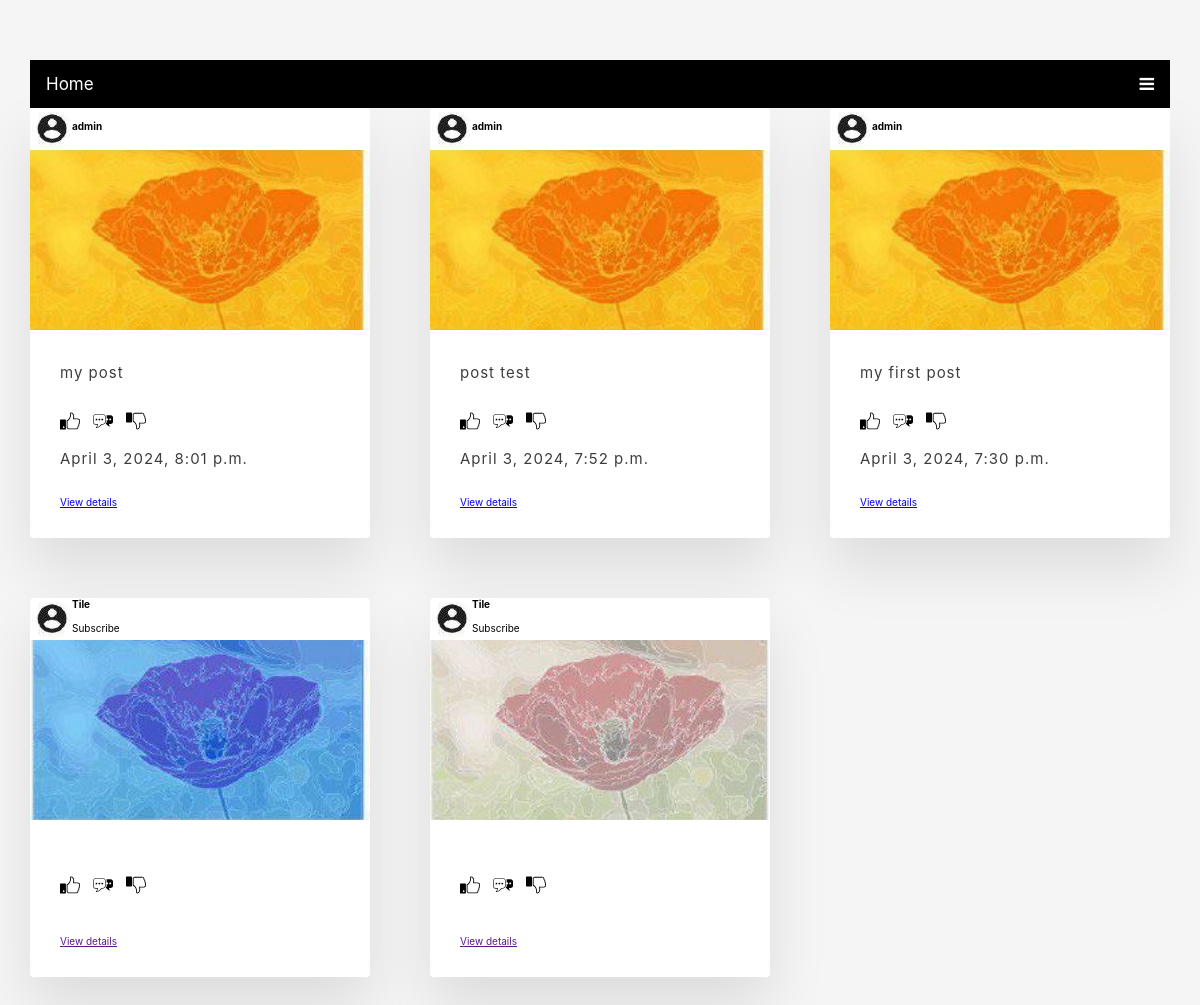
Before: / with the older database file.
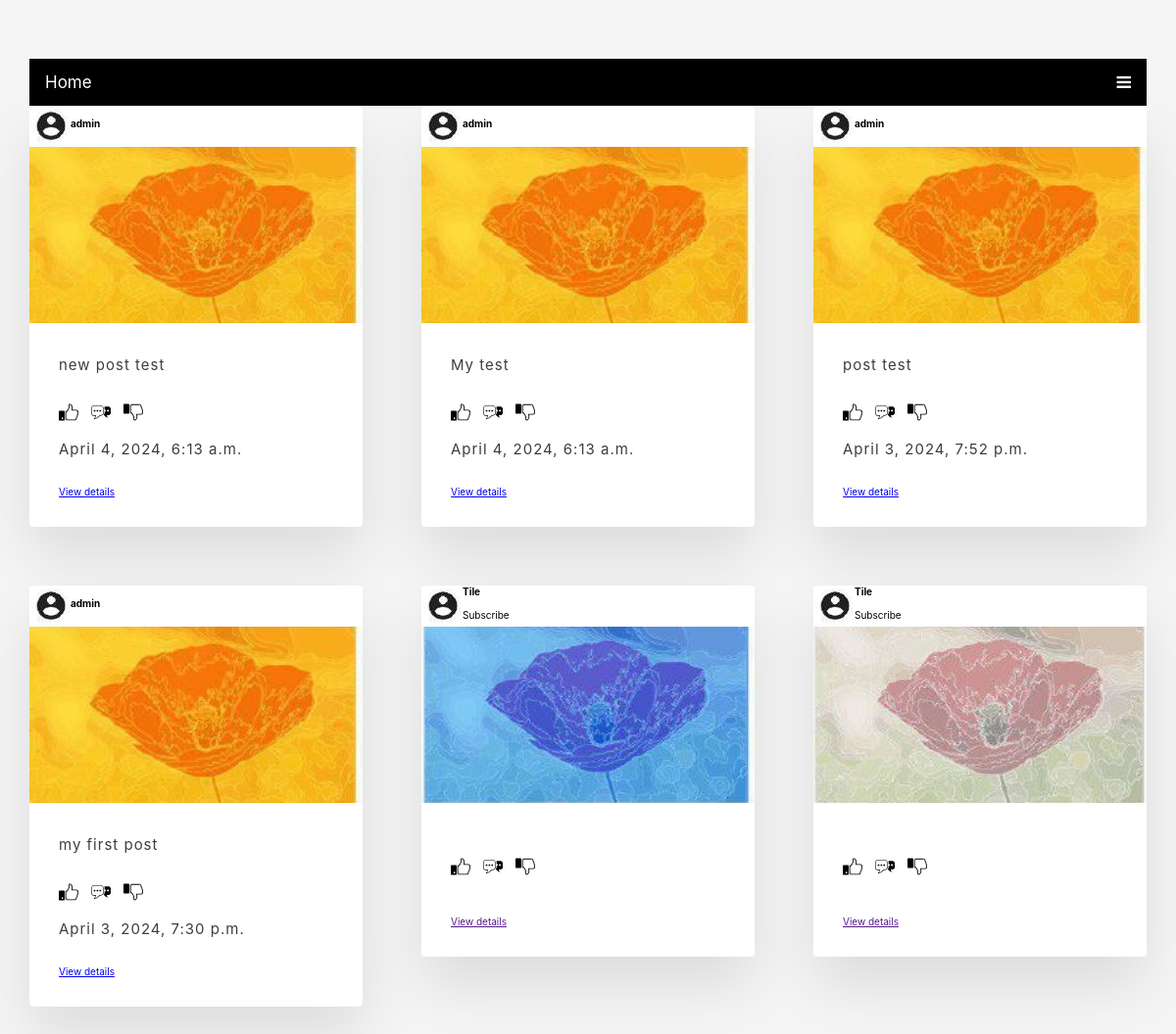
After: the same page with the newer database file.
### post/models.py (models this page shows, shortened)
class Post(models.Model):
    user = models.ForeignKey(User, on_delete=models.CASCADE, related_name="user_posts", verbose_name="نویسنده")
    content = models.TextField()
    slug = models.SlugField()
    created_time = models.DateTimeField(auto_now_add=True)
    updated_time = models.DateTimeField(auto_now=True)
    class Meta:
        ordering =['-created_time']
    def get_absolute_url(self):
        return reverse('post:post_detail', args=(self.id , self.slug))

### post/views.py (the view)
# urls.py: path('', views.HomeView.as_view(), name='home'),
class HomeView(View):
    def get(self,request, *args, **kwargs):
        posts = Post.objects.all()
        return render(request, 'home/home.html', {'posts': posts})

### templates/home/home.html (shortened to what this page needs)
<!DOCTYPE html>
{% load static %}
<html dir="ltr">
<head>
<link rel="stylesheet" href="https://cdnjs.cloudflare.com/ajax/libs/font-awesome/4.7.0/css/font-awesome.min.css">
</head>
<body>
<div class="md:container md:mx-auto">
    <div class="topnav">
        <a href="{%url 'post:home' %}" class="active">Home</a>
        <a href="javascript:void(0);" class="icon" onclick="myFunction()">
            <i class="fa fa-bars"></i>
        </a>
    </div>
    <div class="main_flex">
        <div class="grid">
            {% for post in posts %}
            <div class="grid__item">
                <div class="card">
                    <img class="card__img_profile" src="{% static "img/13.JPG" %}" alt="profile">
                    <br>
                    <p class="p=5"><strong>{{post.user.username}}</strong></p>
                    <img class="card__img" src="{% static "img/10.JPG" %}" alt="Snowy Mountains">
                    <div class="card__content">
                        <p class="card__text">{{post.content}}</p>
                        <div>
                            <button class="card__btn__like">
                                <img src="{% static "img/like.svg" %}" alt="Like" class="card__img__like">
                            </button>
                            <button class="card__btn__like">
                                <img src="{% static "img/comment.svg" %}" alt="comment" class="card__img__like">
                            </button>
                            <button class="card__btn__like">
                                <img src="{% static "img/dislike.svg" %}" alt="Dislike" class="card__img__like">
                            </button>
                        </div>
                        <br>
                        <p class="card__text">{{post.updated_time}}</p>
                        <a href="{{post.get_absolute_url}}">View details</a>
                    </div>
                </div>
            </div>
            {% endfor %}
        <div class="grid__item">
            <div class="card"> <img class="card__img_profile" src="{% static "img/13.JPG" %}" alt="profile">
                <p><strong>Tile</strong></p>
                <br>
                <p>Subscribe</p>
                <img class="card__img" src="{% static "img/11.JPG" %}" alt="Snowy Mountains">
                <div class="card__content">
                   <div>
                        <button class="card__btn__like">
                            <img src="{% static "img/like.svg" %}" alt="Like" class="card__img__like">
                        </button>
                        <button class="card__btn__like">
                            <img src="{% static "img/comment.svg" %}" alt="comment" class="card__img__like">
                        </button>
                        <button class="card__btn__like">
                            <img src="{% static "img/dislike.svg" %}" alt="Dislike" class="card__img__like">
                        </button>
                   </div>
                    <br>
                   <a href="{{post.get_absolute_url}}">View details</a>
                 </div>
            </div>
        </div>
    <div class="grid__item">
        <div class="card"> <img class="card__img_profile" src="{% static "img/13.JPG" %}" alt="profile">
            <p><strong>Tile</strong></p>
            <br>
            <p>Subscribe</p>
            <img class="card__img" src="{% static "img/12.JPG" %}" alt="Snowy Mountains">
            <div class="card__content">
                    <div>
                        <button class="card__btn__like">
                            <img src="{% static "img/like.svg" %}" alt="Like" class="card__img__like">
                        </button>
                        <button class="card__btn__like">
                            <img src="{% static "img/comment.svg" %}" alt="comment" class="card__img__like">
                        </button>
                        <button class="card__btn__like">
                            <img src="{% static "img/dislike.svg" %}" alt="Dislike" class="card__img__like">
                        </button>
                    </div>
                <br>
                 <a href="{{post.get_absolute_url}}">View details</a>
            </div>
        </div>
    </div>
</div>
</body>
</html>

### templates/home/home.html (style rules this page uses)
body { font-family: Arial, Helvetica, sans-serif; }
.main_flex { display: flex; flex-direction: column; flex-wrap: nowrap; justify-content: space-between; align-items: center; align-content: space-between; }
.topnav { overflow: hidden; background-color: black; position: relative; }
.topnav a { float: inline-start; color: white; padding: 14px 16px; text-decoration: none; font-size: 17px; }
.topnav a.icon { float: right; }
.active { background-color:black; color:yellow; }
*, *::before, *::after { margin: 0; padding: 0; box-sizing: inherit; }
html { box-sizing: border-box; font-size: 62.5%; }
body { display: flex; justify-content: center; align-content: center; padding: 6rem; background-color: #f5f5f5; font-family: "Inter", sans-serif; }
.grid { display: grid; width: 114rem; grid-gap: 6rem; grid-template-columns: repeat(auto-fit, minmax(30rem, 1fr)); align-items: start; }
.grid__item { background-color: #fff; border-radius: 0.4rem; overflow: hidden; box-shadow: 0 3rem 6rem rgba(0, 0, 0, 0.1); cursor: pointer; transition: 0.2s; }
.card__img { display: block; width: 100%; height: 18rem; object-fit: cover; }
.card__img_profile { width: 42px; height: 42px; border-radius: 50%; float:inline-start; object-fit: cover; }
.card__content { padding: 3rem 3rem; }
.card__text { font-size: 1.5rem; letter-spacing: 0.1rem; line-height: 1.7; color: #3d3d3d; margin-bottom: 2.5rem; }
.card__btn__like { background-color: transparent; border: none; cursor: pointer; transition: filter 0.3s; margin-right: 1rem; }
.card__img__like { width: 20px; height: 20px; }

Changed rows visible on the page:
removed Post: user.username "admin", content "my post", updated_time "April 3, 2024, 8:01 p.m."
added Post: user.username "admin", content "new post test", updated_time "April 4, 2024, 6:13 a.m."
added Post: user.username "admin", content "My test", updated_time "April 4, 2024, 6:13 a.m."
